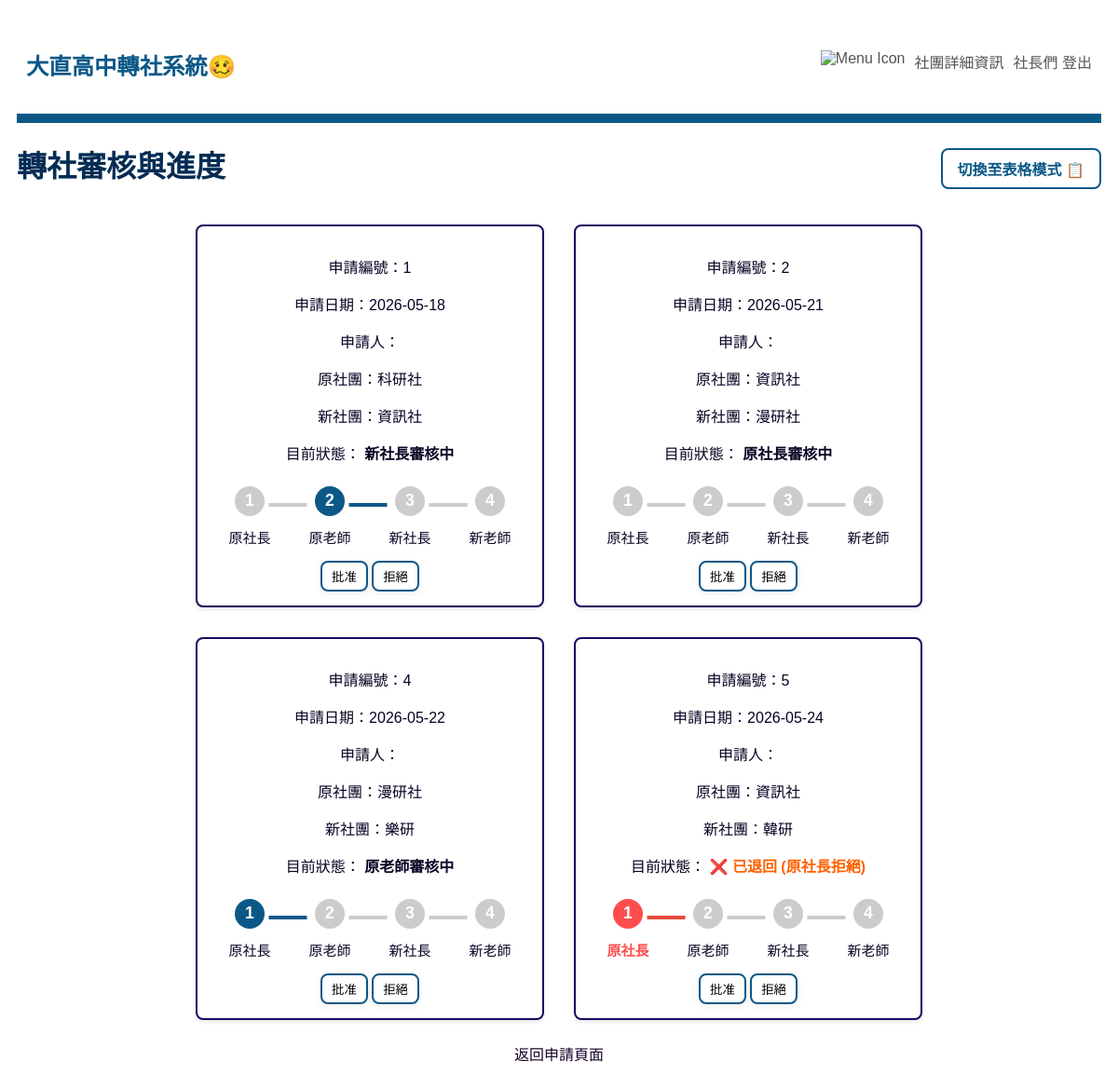
Screenshot of /transfer/progress/ (signed in) with the database file from the repository.
### transfer/models.py (models this page shows, shortened)
class TransferRequest(models.Model):
    STATUS_CHOICES = [
        (0, '原社長審核中'),
        (1, '原老師審核中'),
        (2, '新社長審核中'),
        (3, '新老師審核中'),
        (4, '完成'),
        (5, '已退回 (原社長拒絕)'),
        (6, '已退回 (原老師拒絕)'),
        (7, '已退回 (新社長拒絕)'),
        (8, '已退回 (新老師拒絕)'),
    ]
    student = models.ForeignKey(User, on_delete=models.CASCADE, related_name='transfer_requests', verbose_name="申請人")
    old_club = models.ForeignKey(Club, on_delete=models.CASCADE, related_name='outgoing_requests', verbose_name="原社團")
    new_club = models.ForeignKey(Club, on_delete=models.CASCADE, related_name='incoming_requests', verbose_name="新社團")
    status = models.IntegerField(choices=STATUS_CHOICES, default=0, verbose_name="進度狀態")
    created_at = models.DateTimeField(auto_now_add=True, verbose_name="申請時間")

class Club(models.Model):
    name = models.CharField(max_length=100, unique=True, verbose_name="社團名稱")
    max_participants = models.IntegerField(verbose_name="人數上限")
    founder = models.ForeignKey(User, on_delete=models.SET_NULL, null = True,related_name='founded_clubs', verbose_name="社長")
    teacher = models.ForeignKey(User, on_delete=models.SET_NULL, null = True, related_name='taught_clubs', verbose_name="指導老師")
    description = models.TextField(max_length=200, unique=True, verbose_name="社團介紹", blank=True, null=True)

### transfer/views.py (the view)
# urls.py: path('progress/', views.progress, name='progress'),
@login_required
def progress(request):
    user = request.user
    if user.is_staff or user.is_superuser:#判斷如果是「學務處 / 最高管理員」，可以直接看到所有的申請單
        requests = TransferRequest.objects.all()
    else:   #如果是一般登入者（可能是學生、社長、或老師）
        requests = TransferRequest.objects.filter(
            Q(student=user) |                  # 條件A: 申請人
            Q(old_club__founder=user) |        # 條件B: 「原社團」的社長
            Q(new_club__founder=user) |        # 條件C: 「新社團」的社長
            Q(old_club__teacher=user) |        # 條件D: 「原社團」的指導老師
            Q(new_club__teacher=user)          # 條件E: 「新社團」的指導老師
        ).distinct()  # distinct() 用來避免重複抓取同一筆資料
    return render(request, 'transfer/progress.html', {'requests': requests})

### transfer/templates/transfer/progress.html (shortened to what this page needs)
{% extends "base.html" %}
{% block main %}
    <div class="page-header">
        <h1>轉社審核與進度</h1>
        <label for="view-toggle" class="toggle-btn">
            <span class="text-card">切換至表格模式 📋</span>
        </label>
    </div>
    <div class="content-wrapper">
        {% if requests %}
            <div class="view-card progress-list">
                {% for req in requests %}
                    <section class="apply-card">
                        <p>申請編號：{{ req.id }}</p>
                        <p>申請日期：{{ req.created_at|date:"Y-m-d" }}</p>
                        <p>申請人：{{ req.user }}</p>
                        <p>原社團：{{ req.old_club.name }}</p>
                        <p>新社團：{{ req.new_club.name }}</p>
                        <p>目前狀態：
                            {% if req.status >= 5 %}
                                <strong class="status-rejected">❌ {{ req.get_status_display }}</strong>
                            {% elif req.status == 4 %}
                                <strong class="status-approved">✅ {{ req.get_status_display }}</strong>
                            {% else %}
                                <strong> {{ req.get_status_display }}</strong>
                            {% endif %}
                        </p>
                        <div class="stepper">
                           <div class="step {% if req.status == 1 %}active{% elif req.status == 5 %}rejected{% endif %}">
                               <div class="circle">1</div>
                               <div class="label">原社長</div>
                           </div>
                           <div class="step {% if req.status == 2 %}active{% elif req.status == 6 %}rejected{% endif %}">
                               <div class="circle">2</div>
                               <div class="label">原老師</div>
                           </div>
                           <div class="step {% if req.status == 3 %}active{% elif req.status == 7 %}rejected{% endif %}">
                               <div class="circle">3</div>
                               <div class="label">新社長</div>
                           </div>
                           <div class="step {% if req.status == 4 %}active{% elif req.status == 8 %}rejected{% endif %}">
                               <div class="circle">4</div>
                               <div class="label">新老師</div>
                           </div>
                        </div>
                        <form method="post" class="card-action-form">
                            <button class="bot" type="submit" name="action" value="approve">批准</button>
                            <button class="bot" type="submit" name="action" value="reject">拒絕</button>
                        </form>
                    </section>
                {% endfor %}
            </div>
        {% else %}
            <p>目前沒有任何轉社申請。</p>
        {% endif %}
    </div>
    <p class="return-link"><a href="{% url 'apply_transfer' %}">返回申請頁面</a></p>
{% endblock %}

### transfer/templates/base.html (shortened to what this page needs)
{% load static %}
<!DOCTYPE html>
<html lang="zn-hant">
<head>
    <link rel="stylesheet" href="{% static 'style.css' %}">
</head>
<body>
    <nav class="toolbar">
        <div class="toolbar-logo" href="{% url 'index' %}">
            <h3><strong>大直高中轉社系統🥴</strong></h3>
        </div>
        <div class="toolbar-menu">
            <a class="toolbar-item" href="{% url 'index' %}"><img src="https://cdn-icons-png.flaticon.com/512/1946/1946488.png" alt="Menu Icon" style="width:24px; height:24px;"></a>
            <a class="toolbar-item" href="{% url 'club_detail' %}">社團詳細資訊</a>
            {% if not user.is_authenticated %}
                <a class="toolbar-item" href="{% url 'login' %}">登入</a>
            {% else %}
                <form class="toolbar-item" action="{% url 'logout' %}" method="post" style="display:inline;">
                    {{ user }}
                    <button type="submit" class="toolbar-item" style="background:none;border:none;padding:0;">登出</button>
                </form>
            {% endif %}
        </div>
    </nav>
    {% block main %}{% endblock %}
</body>
</html>

### static/style.css (style rules this page uses)
body { font-family: "Microsoft JhengHei", sans-serif; background-color: #ffffff; color: #070323; padding: 10px; text-align: center; }
h1 { color: #042c54; }
a { color: #160328; text-decoration: none; }
label { display: #042c54; margin-top: 10px; font-weight: bold; }
.toolbar { display: flex; justify-content: space-between; align-items: center; background-color: #ffffff; padding: 10px 10px; border-bottom: 10px solid #0b5887; }
.toolbar-logo { font-size: 1.3rem; font-weight: bold; color: #0b5887; }
.toolbar-menu { display: flex; gap: 10px; }
.toolbar-item { color: #555555; font-weight: 500; font-size: 1rem; padding-bottom: 5px; border-bottom: 3px solid transparent; transition: all 0.2s ease-in-out; }
.bot { background-color: #ffffff; border: 2px solid #0b5887; border-radius: 8px; padding: 5px 10px; box-shadow: 0 2px 8px rgba(0,0,0,0.08); transition: transform 0.15s; }
section.apply-card { background-color: #ffffff; border: 2px solid #150b60; border-radius: 8px; padding: 15px; width: 300px; box-shadow: 0 2px 4px rgba(0,0,0,0.1); }
.apply-card { background: #ffffff; border: 2px solid #150b60; border-radius: 8px; padding: 15px; width: 500px; box-shadow: 0 2px 4px rgba(0,0,0,0.1); align-items: left; }
.progress-list .apply-card { margin-bottom: 0; flex: 320px; max-width: 340px; min-width: 260px; }
.progress-list { display: flex; flex-wrap: wrap; gap: 32px; justify-content: center; margin-bottom: 24px; padding: 0 32px; background-color: #ffffff; }
.label { display: block; margin-top: 8px; font-size: 15px; }
.stepper { display: flex; justify-content: flex-start; align-items: center; gap: 4px; margin: 24px 0 12px 0; position: relative; }
.step { display: flex; flex-direction: column; align-items: center; position: relative; min-width: 32px; }
.step:not(:last-child)::after { content: ''; position: absolute; top: 50%; left: 50%; width: 40px; height: 4px; background: #ccc; z-index: 0; transform: translateY(-50%); }
.step.active:not(:last-child)::after { background: #0b5887; }
.circle { width: 48px; height: 32px; border-radius: 50%; background: #b88a8a; color: #ea5252; display: flex; align-items: center; justify-content: center; font-weight: bold; font-size: 1.1rem; z-index: 1; margin-bottom: 4px; transition: background 0.2s; }
.step.active .circle { background: #0b5887; }
.stepper { display: flex; justify-content: space-between; align-items: center; margin: 24px 0 12px 0; }
.step { display: flex; flex-direction: column; align-items: center; position: relative; flex: 2; }
.step:not(:last-child)::after { content: ''; position: absolute; top: 18px; left: 50%; width: 50%; height: 4px; background: #ccc; transform: translateX(50%); }
.circle { width: 32px; height: 32px; border-radius: 50%; background: #ccc; color: #fff; display: flex; align-items: center; justify-content: center; font-weight: bold; font-size: 1.1rem; z-index: 1; margin-bottom: 4px; transition: background 0.2s; }
.step.rejected .circle { background-color: #ff4d4d; color: white; border-color: #ff4d4d; }
.step.rejected .label { color: #ff4d4d; font-weight: bold; }
.step.rejected:not(:last-child)::after { background: #e74c3c; }
.page-header { display: flex; justify-content: space-between; align-items: center; margin-bottom: 20px; }
.status-rejected { color: rgb(255, 98, 0); }
.card-action-form { margin-top: 15px; text-align: center; }
.return-link { margin-top: 20px; }
.toggle-btn { padding: 8px 16px; cursor: pointer; border-radius: 8px; border: 2px solid #0b5887; background-color: #fff; color: #0b5887; font-weight: bold; transition: all 0.2s; }
.view-card { display: flex; }
.toggle-btn .text-card { display: inline; }

### rows the page displays
TransferRequest: id "1", created_at "2026-05-18", old_club.name "科研社", new_club.name "資訊社", status "新社長審核中"
TransferRequest: id "2", created_at "2026-05-21", old_club.name "資訊社", new_club.name "漫研社", status "原社長審核中"
TransferRequest: id "4", created_at "2026-05-22", old_club.name "漫研社", new_club.name "樂研", status "原老師審核中"
TransferRequest: id "5", created_at "2026-05-24", old_club.name "資訊社", new_club.name "韓研", status "已退回 (原社長拒絕)"

### other values shown
{{ user }} "社長們"
